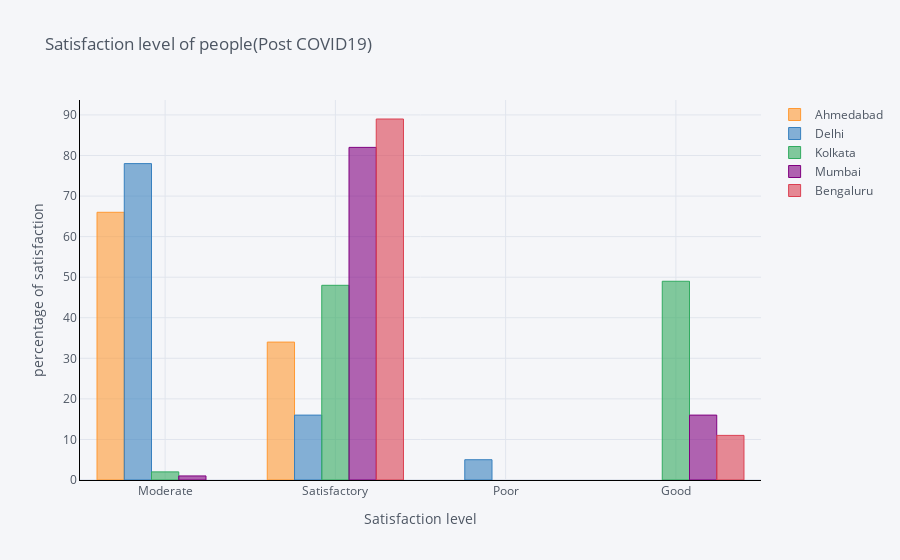

Notebook source saved alongside this figure:
### Code cell
from plotly.offline import init_notebook_mode, iplot 
def al(var):
    cities = [var]
    filtered_city_day = new_df[new_df['Date'] > '2020-04-01']
    AQI = filtered_city_day[filtered_city_day.City.isin(cities)][['City','AQI_Bucket']]
    AQI[var] = AQI['AQI_Bucket']
    k = AQI[var].value_counts()
    m = pd.DataFrame((round((k/sum(k))*100)))
    return m
c11 = al('Ahmedabad')
c22 = al('Delhi')
c33 = al('Kolkata')
c44 = al('Mumbai')
c55 = al('Bengaluru')
df_row = pd.concat([c11,c22,c33,c44,c55],axis=1)
df_row.iplot(kind='bar', align='center',xTitle='Satisfaction level', yTitle='percentage of satisfaction' ,linecolor='black', title='Satisfaction level of people(Post COVID19)')

### Figure 1 — Plotly figure (JSON) as saved in the notebook; plotly's stock layout.template omitted (floating-point values rounded to 4 significant figures)
{"data": [{"marker": {"color": "rgba(255, 153, 51, 0.6)", "line": {"color": "rgba(255, 153, 51, 1.0)", "width": 1}}, "name": "Ahmedabad", "orientation": "v", "text": "", "type": "bar", "x": ["Moderate", "Satisfactory", "Poor", "Good"], "y": [66, 34, "", ""]}, {"marker": {"color": "rgba(55, 128, 191, 0.6)", "line": {"color": "rgba(55, 128, 191, 1.0)", "width": 1}}, "name": "Delhi", "orientation": "v", "text": "", "type": "bar", "x": ["Moderate", "Satisfactory", "Poor", "Good"], "y": [78, 16, 5, ""]}, {"marker": {"color": "rgba(50, 171, 96, 0.6)", "line": {"color": "rgba(50, 171, 96, 1.0)", "width": 1}}, "name": "Kolkata", "orientation": "v", "text": "", "type": "bar", "x": ["Moderate", "Satisfactory", "Poor", "Good"], "y": [2, 48, "", 49]}, {"marker": {"color": "rgba(128, 0, 128, 0.6)", "line": {"color": "rgba(128, 0, 128, 1.0)", "width": 1}}, "name": "Mumbai", "orientation": "v", "text": "", "type": "bar", "x": ["Moderate", "Satisfactory", "Poor", "Good"], "y": [1, 82, "", 16]}, {"marker": {"color": "rgba(219, 64, 82, 0.6)", "line": {"color": "rgba(219, 64, 82, 1.0)", "width": 1}}, "name": "Bengaluru", "orientation": "v", "text": "", "type": "bar", "x": ["Moderate", "Satisfactory", "Poor", "Good"], "y": ["", 89, "", 11]}], "layout": {"legend": {"bgcolor": "#F5F6F9", "font": {"color": "#4D5663"}}, "paper_bgcolor": "#F5F6F9", "plot_bgcolor": "#F5F6F9", "title": {"font": {"color": "#4D5663"}, "text": "Satisfaction level of people(Post COVID19)"}, "xaxis": {"gridcolor": "#E1E5ED", "linecolor": "black", "showgrid": true, "tickfont": {"color": "#4D5663"}, "title": {"font": {"color": "#4D5663"}, "text": "Satisfaction level"}, "zerolinecolor": "#E1E5ED"}, "yaxis": {"gridcolor": "#E1E5ED", "linecolor": "black", "showgrid": true, "tickfont": {"color": "#4D5663"}, "title": {"font": {"color": "#4D5663"}, "text": "percentage of satisfaction"}, "zerolinecolor": "#E1E5ED"}}}
